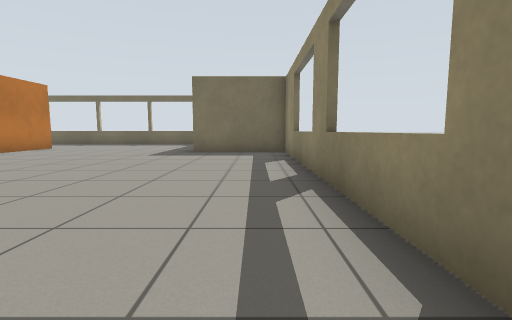
view 1 (above)

16 first-person views from a walk through a Gazebo world. The camera is 0.72 m above the floor, tilts 6° down and sees 85° across. The floor is counted in squares, 1 m on a side. Each view is taken from the middle of a square. On the plan, view 1 faces up. The plan holds only what a view shows up to about 10 squares ahead; the rest is blank.

view 2
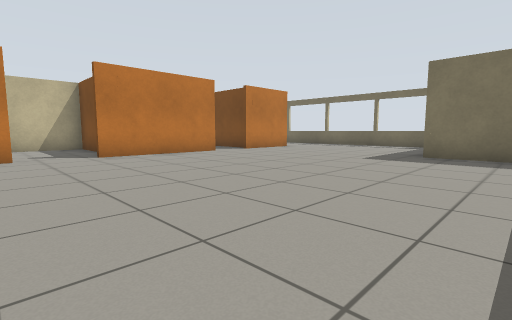

view 3
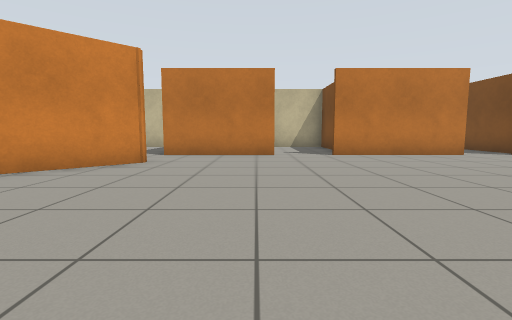

view 4
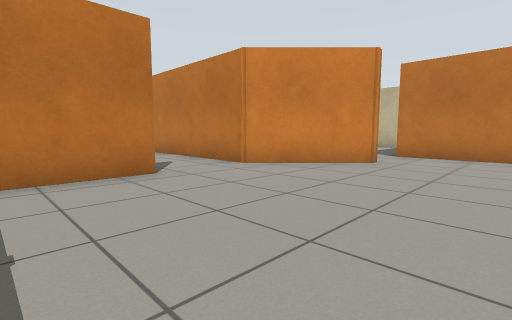

view 5
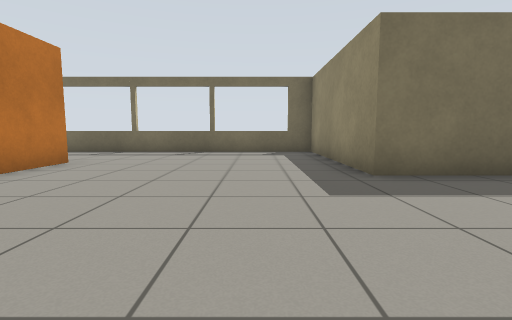

view 6
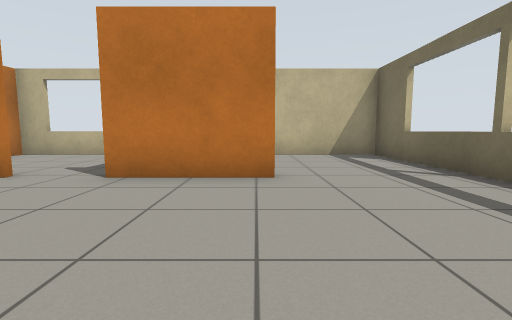

view 7
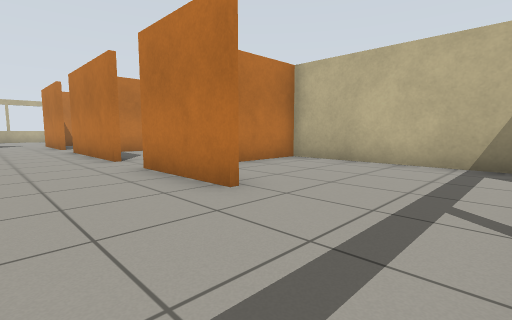

view 8
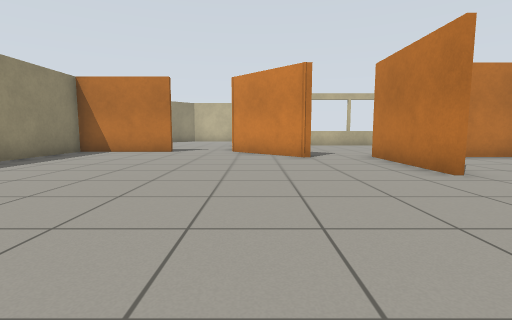

view 9
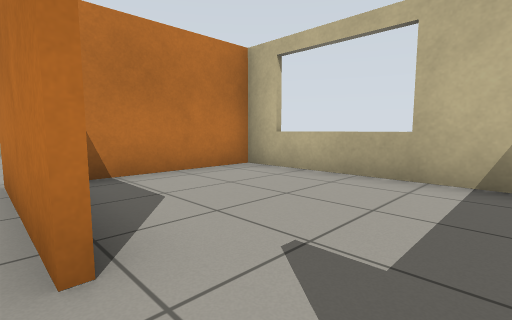

view 10
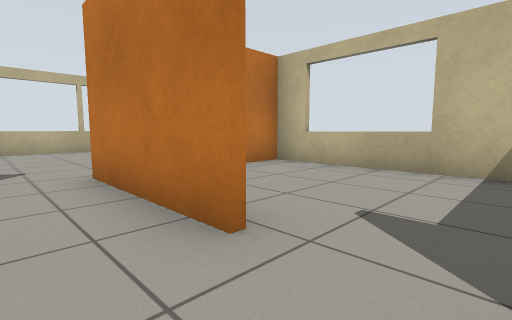

view 11
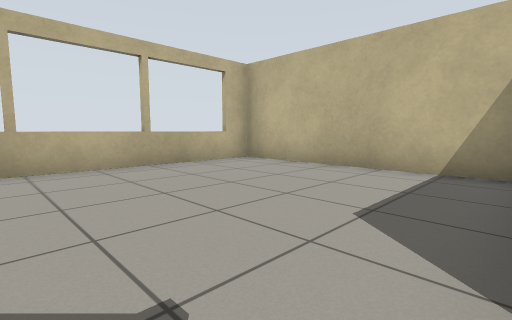

view 12
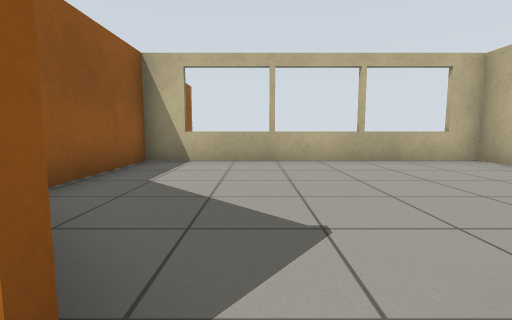

view 13
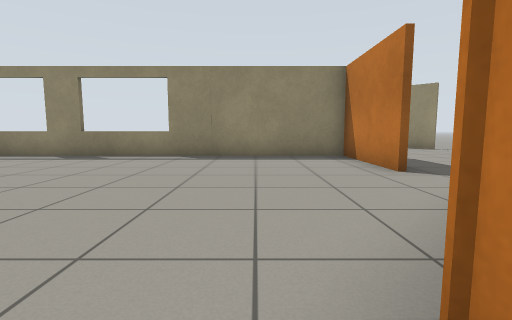

view 14
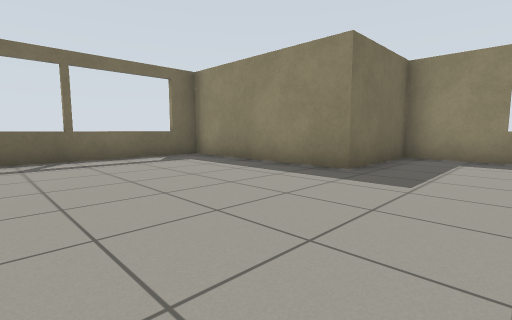

view 15
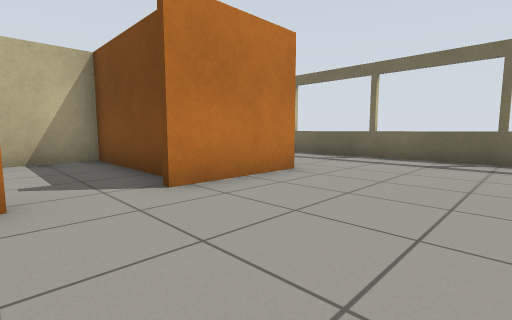

view 16
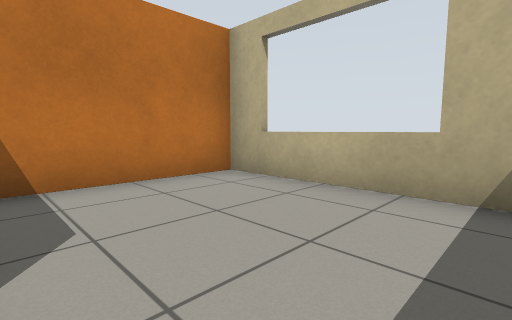

### Floor plan
Points are (right, up) in squares from view 1. A wall is a line through its corners. A room is listed if a view was taken in it or the views show most of it. See-through windows are left out.
Room 1 (views 1, 2, 3, 4, 5, 6, 7, 8, 10, 12, 13, 14, 15)
walls: (-8.2, 7.2) (-8.2, 3.2); (-8.2, 1.6) (-8.2, -1.8); (-8.2, 11.4) (-8.2, 8.6); (-6.4, -1.4) (-4.2, -3.6) (-4.2, -4.6); (-12.4, 9.2) (-10.3, 9.2); (-2.1, -3.5) (1, -3.5) (1, 9.4) (-2.1, 9.4) (-2.1, 14.5) (-12.3, 14.5) (-12.3, 9)
ways out: opening at (-8, 2.5) to room 2; opening at (-7, -2) to room 3; opening at (-8, 8) to room 4; opening at (-3, -4)
Room 2 (view 9)
walls: (-10.5, 4) (-11.5, 4); (-12.3, 3.1) (-12.3, -1.6) (-9.1, -1.6)
ways out: opening at (-8, 2.5) to room 1
Room 3 (view 11)
walls: (-12.3, -2.1) (-12.3, -7.7) (-4.4, -7.7) (-4.4, -4.4)
ways out: opening at (-7, -2) to room 1
Room 4 (view 16)
walls: (-8.8, 9) (-12.4, 9); (-12.3, 9) (-12.3, 4) (-9.1, 4)
ways out: opening at (-8, 8) to room 1

Positions as (right, up) in squares from view 1, and headings:
1: (0, 0), facing up
2: (0, 1), facing up-left
3: (0, 1), facing left
4: (0, 1), facing down-left
5: (-4, 5), facing up
6: (-4, 11), facing left
7: (-6, 14), facing down-left
8: (-5, 6), facing down
9: (-8, 3), facing down-left
10: (-7, 3), facing down-left
11: (-7, -2), facing down-left
12: (-7, -1), facing down
13: (-7, -1), facing right
14: (-7, 7), facing up-right
15: (-5, 7), facing up-left
16: (-9, 8), facing down-left
